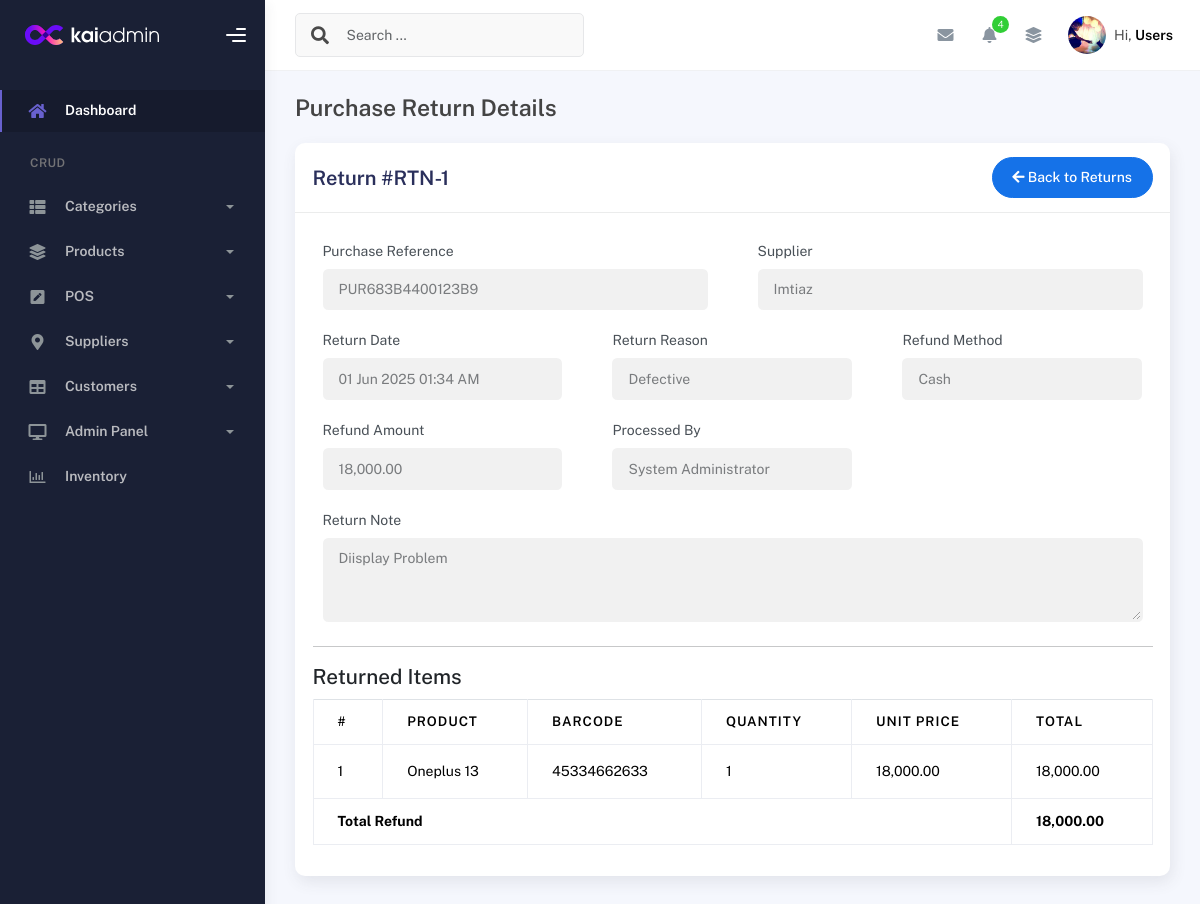
The app's page /modules/purchase/purchase_return_items.php?id=1 (signed in) with its own data.
### tables this page shows
CREATE TABLE `purchase_returns` (
  `id` int(11) NOT NULL,
  `purchase_id` int(11) NOT NULL,
  `return_reason` enum('defective','wrong_item','supplier_error','other') NOT NULL,
  `return_note` text DEFAULT NULL,
  `refund_amount` decimal(10,2) NOT NULL,
  `refund_method` enum('cash','credit','exchange') NOT NULL,
  `user_id` int(11) DEFAULT NULL,
  `is_deleted` tinyint(1) DEFAULT 0,
  `deleted_at` timestamp NULL DEFAULT NULL,
  `created_at` timestamp NOT NULL DEFAULT current_timestamp(),
  `updated_at` timestamp NOT NULL DEFAULT current_timestamp() ON UPDATE current_timestamp()
);

CREATE TABLE `purchase` (
  `id` int(11) NOT NULL,
  `supplier_id` int(11) DEFAULT NULL,
  `reference_no` varchar(50) DEFAULT NULL,
  `payment_method` varchar(20) DEFAULT 'cash',
  `subtotal` decimal(10,2) DEFAULT 0.00,
  `discount` decimal(5,2) DEFAULT 0.00,
  `vat` decimal(10,2) NOT NULL DEFAULT 0.00,
  `total` decimal(10,2) NOT NULL,
  `user_id` int(11) DEFAULT NULL,
  `is_deleted` tinyint(1) DEFAULT 0,
  `deleted_at` timestamp NULL DEFAULT NULL,
  `created_at` timestamp NOT NULL DEFAULT current_timestamp(),
  `updated_at` timestamp NOT NULL DEFAULT current_timestamp() ON UPDATE current_timestamp(),
  `payment_status` enum('pending','partial','paid') DEFAULT 'paid'
);

CREATE TABLE `suppliers` (
  `id` int(11) NOT NULL,
  `name` varchar(100) NOT NULL,
  `phone` varchar(20) DEFAULT NULL,
  `email` varchar(100) DEFAULT NULL,
  `address` text DEFAULT NULL,
  `company_name` varchar(100) DEFAULT NULL,
  `created_at` timestamp NOT NULL DEFAULT current_timestamp(),
  `updated_at` timestamp NOT NULL DEFAULT current_timestamp() ON UPDATE current_timestamp()
);

CREATE TABLE `users` (
  `id` int(11) NOT NULL,
  `profile_pic` varchar(255) DEFAULT NULL,
  `username` varchar(50) NOT NULL,
  `password` varchar(255) NOT NULL,
  `full_name` varchar(100) NOT NULL,
  `email` varchar(100) NOT NULL,
  `role` enum('admin','manager','cashier','inventory') NOT NULL DEFAULT 'cashier',
  `is_active` tinyint(1) NOT NULL DEFAULT 1,
  `last_login` datetime DEFAULT NULL,
  `last_login_ip` varchar(45) DEFAULT NULL,
  `login_attempts` tinyint(4) NOT NULL DEFAULT 0,
  `locked_until` datetime DEFAULT NULL,
  `reset_token` varchar(100) DEFAULT NULL,
  `reset_token_expires` datetime DEFAULT NULL,
  `email_verified` tinyint(1) NOT NULL DEFAULT 0,
  `verification_token` varchar(100) DEFAULT NULL,
  `password_changed_at` timestamp NULL DEFAULT NULL,
  `created_at` timestamp NOT NULL DEFAULT current_timestamp(),
  `updated_at` timestamp NOT NULL DEFAULT current_timestamp() ON UPDATE current_timestamp(),
  `is_deleted` tinyint(1) DEFAULT 0,
  `deleted_at` timestamp NULL DEFAULT NULL
);

CREATE TABLE `purchase_return_items` (
  `id` int(11) NOT NULL,
  `purchase_return_id` int(11) NOT NULL,
  `product_id` int(11) NOT NULL,
  `quantity` int(11) NOT NULL,
  `unit_price` decimal(10,2) NOT NULL,
  `total_price` decimal(10,2) GENERATED ALWAYS AS (`quantity` * `unit_price`) STORED,
  `created_at` timestamp NOT NULL DEFAULT current_timestamp()
);

CREATE TABLE `products` (
  `id` int(11) NOT NULL,
  `name` varchar(100) NOT NULL,
  `barcode` varchar(50) NOT NULL,
  `category_id` int(11) DEFAULT NULL,
  `sub_category_id` int(11) DEFAULT NULL,
  `child_category_id` int(11) DEFAULT NULL,
  `brand_id` int(11) DEFAULT NULL,
  `price` decimal(10,2) NOT NULL,
  `sell_price` decimal(10,2) NOT NULL,
  `is_deleted` tinyint(1) DEFAULT 0,
  `deleted_at` timestamp NULL DEFAULT NULL,
  `created_at` timestamp NOT NULL DEFAULT current_timestamp(),
  `updated_at` timestamp NOT NULL DEFAULT current_timestamp() ON UPDATE current_timestamp()
);

### includes/crud_class.php (called while the page is built, shortened)
<?php
class CRUD {
    protected $host = 'localhost';
    protected $username = 'root';
    protected $password = '';
    protected $database = 'inventory_system';
    protected $connect;
    function __construct() {
        $this->connect = new mysqli($this->host, $this->username, $this->password, $this->database);
        $this->connect->set_charset("utf8mb4");
    }
    private function bind_params($stmt, $params) {
        $types = '';
        $values = [];
        foreach ($params as $value) {
            if (is_int($value)) {
                $types .= 'i';
            } elseif (is_float($value)) {
                $types .= 'd';
            } else {
                $types .= 's';
            }
            $values[] = $value;
        }
        array_unshift($values, $types);
        return call_user_func_array([$stmt, 'bind_param'], $this->ref_values($values));
    }
    private function ref_values($array) {
        $refs = [];
        foreach ($array as $key => $value) {
            $refs[$key] = &$array[$key];
        }
        return $refs;
    }
    public function common_select($table, $fields = '*', $where = false, $sort = 'id', $sort_type = 'asc', $offset = false, $limit = false) {
        $data = [];
        $error = 0;
        $error_msg = "";
        $params = [];
        $sql = "SELECT $fields FROM `$table`";
        if ($where && is_array($where)) {
            $sql .= " WHERE ";
            $i = 0;
            foreach ($where as $k => $v) {
                $sql .= "`$k` = ?";
                $params[] = $v;
            }
        }
        if ($sort) {
            $sql .= " ORDER BY `$sort` " . (strtoupper($sort_type) === 'DESC' ? 'DESC' : 'ASC');
        }
        $stmt = $this->connect->prepare($sql);
        if ($stmt) {
            if (!empty($params)) {
                if (!$this->bind_params($stmt, $params)) {
                    return ['data' => [], 'error' => 1, 'error_msg' => "Parameter binding failed"];
                }
            }
            if ($stmt->execute()) {
                $result = $stmt->get_result();
                if ($result->num_rows > 0) {
                    while ($r = $result->fetch_object()) {
                        $data[] = $r;
                    }
                }
            } else {
                $error = 1;
                $error_msg = $stmt->error;
            }
        } else {
            $error = 1;
            $error_msg = $this->connect->error;
        }
        return ['data' => $data, 'error' => $error, 'error_msg' => $error_msg];
    }
}

### db_plugin.php (called while the page is built, shortened)
<?php
require_once __DIR__ . '/includes/crud_class.php';
$mysqli=new crud();
?>

### modules/purchase/purchase_return_items.php (the view, shortened to what this page needs)
<?php
require_once __DIR__ . '/../../db_plugin.php';
$returnId = (int)$_GET['id'];
$return = $mysqli->common_select('purchase_returns', '*', ['id' => $returnId]);
$returnItems = $mysqli->common_select('purchase_return_items', '*', ['purchase_return_id' => $returnId]);
$return = $return['data'][0];
$purchase = $mysqli->common_select('purchase', '*', ['id' => $return->purchase_id]);
$supplier = $mysqli->common_select('suppliers', '*', ['id' => $purchase['data'][0]->supplier_id]);
$user = $mysqli->common_select('users', 'full_name', ['id' => $return->user_id]);
require_once __DIR__ . '/../../requires/header.php';
require_once __DIR__ . '/../../requires/topbar.php';
require_once __DIR__ . '/../../requires/sidebar.php';
?>
<div class="container">
    <div class="page-inner">
        <div class="page-header">
            <h4 class="page-title">Purchase Return Details</h4>
        </div>
        <div class="row">
            <div class="col-md-12">
                <div class="card">
                    <div class="card-header">
                        <div class="d-flex align-items-center">
                            <h4 class="card-title">Return #RTN-<?= $return->id ?></h4>
                            <div class="ms-auto">
                                <a href="purchase_returns.php" class="btn btn-primary btn-round">
                                    <i class="fas fa-arrow-left"></i> Back to Returns
                                </a>
                            </div>
                        </div>
                    </div>
                    <div class="card-body">
                        <div class="row">
                            <div class="col-md-6">
                                <div class="form-group">
                                    <label>Purchase Reference</label>
                                    <input type="text" class="form-control" readonly
                                        value="<?= !$purchase['error'] && !empty($purchase['data']) ? $purchase['data'][0]->reference_no : 'N/A' ?>">
                                </div>
                            </div>
                            <div class="col-md-6">
                                <div class="form-group">
                                    <label>Supplier</label>
                                    <input type="text" class="form-control" readonly
                                        value="<?= !$supplier['error'] && !empty($supplier['data']) ? $supplier['data'][0]->name : 'N/A' ?>">
                                </div>
                            </div>
                        </div>
                        <div class="row">
                            <div class="col-md-4">
                                <div class="form-group">
                                    <label>Return Date</label>
                                    <input type="text" class="form-control" readonly
                                        value="<?= date('d M Y h:i A', strtotime($return->created_at)) ?>">
                                </div>
                            </div>
                            <div class="col-md-4">
                                <div class="form-group">
                                    <label>Return Reason</label>
                                    <input type="text" class="form-control" readonly
                                        value="<?= ucfirst(str_replace('_', ' ', $return->return_reason)) ?>">
                                </div>
                            </div>
                            <div class="col-md-4">
                                <div class="form-group">
                                    <label>Refund Method</label>
                                    <input type="text" class="form-control" readonly
                                        value="<?= ucfirst($return->refund_method) ?>">
                                </div>
                            </div>
                        </div>
                        <div class="row">
                            <div class="col-md-4">
                                <div class="form-group">
                                    <label>Refund Amount</label>
                                    <input type="text" class="form-control" readonly
                                        value="<?= number_format($return->refund_amount, 2) ?>">
                                </div>
                            </div>
                            <div class="col-md-4">
                                <div class="form-group">
                                    <label>Processed By</label>
                                    <input type="text" class="form-control" readonly
                                        value="<?= !$user['error'] && !empty($user['data']) ? $user['data'][0]->full_name : 'N/A' ?>">
                                </div>
                            </div>
                        </div>
                        <div class="form-group">
                            <label>Return Note</label>
                            <textarea class="form-control" readonly rows="3"><?= $return->return_note ?></textarea>
                        </div>
                        <hr>
                        <h4>Returned Items</h4>
                        <div class="table-responsive">
                            <table class="table table-bordered">
                                <thead>
                                    <tr>
                                        <th>#</th>
                                        <th>Product</th>
                                        <th>Barcode</th>
                                        <th>Quantity</th>
                                        <th>Unit Price</th>
                                        <th>Total</th>
                                    </tr>
                                </thead>
                                <tbody>
                                    <?php if (!$returnItems['error'] && !empty($returnItems['data'])): ?>
                                        <?php foreach ($returnItems['data'] as $index => $item):
                                            $product = $mysqli->common_select('products', 'name, barcode', ['id' => $item->product_id]);
                                        ?>
                                            <tr>
                                                <td><?= $index + 1 ?></td>
                                                <td><?= !$product['error'] && !empty($product['data']) ? $product['data'][0]->name : 'Product Not Found' ?></td>
                                                <td><?= !$product['error'] && !empty($product['data']) ? $product['data'][0]->barcode : 'N/A' ?></td>
                                                <td><?= $item->quantity ?></td>
                                                <td><?= number_format($item->unit_price, 2) ?></td>
                                                <td><?= number_format($item->quantity * $item->unit_price, 2) ?></td>
                                            </tr>
                                        <?php endforeach; ?>
                                    <?php else: ?>
                                        <tr>
                                            <td colspan="6" class="text-center">No items found</td>
                                        </tr>
                                    <?php endif; ?>
                                </tbody>
                                <tfoot>
                                    <tr>
                                        <th colspan="5">Total Refund</th>
                                        <th><?= number_format($return->refund_amount, 2) ?></th>
                                    </tr>
                                </tfoot>
                            </table>
                        </div>
                    </div>
                </div>
            </div>
        </div>
    </div>
</div>
<?php include __DIR__ . '/../../requires/footer.php'; ?>

### records on screen
purchase_returns: id "1", created_at "01 Jun 2025 01:34 AM", return_reason "Defective", refund_method "Cash", refund_amount "18,000.00", return_note "Diisplay Problem"
purchase: reference_no "PUR683B4400123B9"
suppliers: name "Imtiaz"
users: full_name "System Administrator"
purchase_return_items: product.name "Oneplus 13", product.barcode "45334662633", quantity "1", unit_price "18,000.00", $item->quantity * $item->unit_price "18,000.00"
